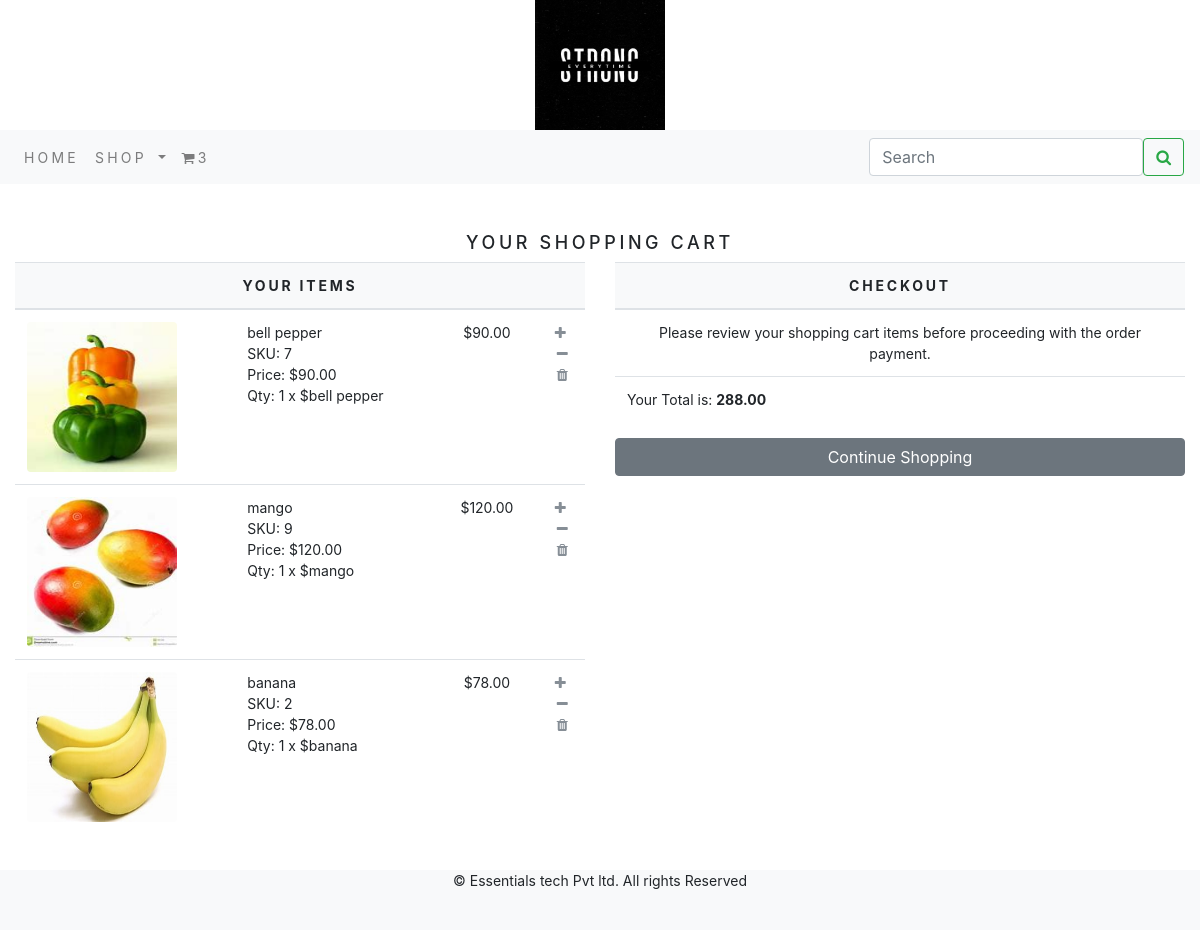
Page /cart/ on the committed database.
### cart_app/models.py (models this page shows)
class CartItem(models.Model):
    product = models.ForeignKey(Product,on_delete=models.CASCADE,null=True)
    cart = models.ForeignKey(Cart,on_delete=models.CASCADE,null=True)
    quantity = models.IntegerField()
    active = models.BooleanField(default=True)
    class Meta:
        db_table = 'CartItem'
    def sub_total(self):
        return self.product.price * self.quantity
    def __str__(self):
        return '{}' .format(self.product)

### shop/models.py (models this page shows, shortened)
class Product(models.Model):
    name = models.CharField(max_length=250,unique=True)
    slug = models.SlugField(max_length=250,unique=True)
    desc = models.TextField(blank=True)
    price = models.DecimalField(max_digits=10,decimal_places=2)
    category = models.ForeignKey('Category',on_delete=models.CASCADE)
    img = models.ImageField(upload_to='product',blank=True)
    stock = models.IntegerField()
    available = models.BooleanField(default=True)
    created = models.DateTimeField(auto_now_add=True)
    updated = models.DateTimeField(auto_now=True)
    class Meta:
        ordering = ('name',)
        verbose_name = 'product'
        verbose_name_plural = 'products'
    def __str__(self):
        return '{}'.format(self.name)

### cart_app/views.py (the view)
# urls.py: path('',views.cart_detail,name="cart_detail"),
def cart_detail(request,total=0,counter=0,cart_items=None):
    try:
        cart = Cart.objects.get(cart_id=_cart_id(request))
        cart_items = CartItem.objects.filter(cart=cart,active=True)
        for cart_item in cart_items:
            total += (cart_item.product.price * cart_item.quantity)
            counter += cart_item.quantity
    except ObjectDoesNotExist:
        pass
    return render(request,'cart.html',dict(cart_items=cart_items,total=total,counter=counter))

### cart_app/context_processors.py (called while the page is built)
def counter(request):
    item_count = 0
    if 'admin' in request.path:
        return {}
    else:
        try:
            cart = Cart.objects.filter(cart_id=_cart_id(request))
            cart_items = CartItem.objects.all().filter(cart=cart[:1])
            for cart_item in cart_items:
                item_count += cart_item.quantity
        except Cart.DoesNotExist:
            item_count = 0
    return dict(item_count=item_count)

### cart_app/views.py (called while the page is built)
def _cart_id(request):
    cart = request.session.session_key
    if not cart:
        request.session.create()
        cart = request.session.session_key
        return cart

### shop/context_processors.py (called while the page is built)
def menu_links(request):
    links = Category.objects.all()
    return dict(links=links)

### shop/models.py (called while the page is built)
    def get_url(self):
        return reverse('shop:products_by_category', args=[self.slug])

### templates/cart.html (shortened to what this page needs)
{% extends 'base.html' %}
{% load static %}
{% block content %}
{% if not cart_items %}
  <div>
      <div class="text-center">
          <br>
          <h1 class="text-center my_title">
               Your Shopping Cart is Empty
          </h1>
          <br>
          <p class="text-center">
              Please click <a href="{% url 'shop:allProdCat' %}">Here</a> to continue shopping..
          </p>
      </div>
  </div>
{% else %}
 <div>
     <div class="text-center">
         <br>
         <h1 class="text-center my_title">
             Your Shopping Cart
         </h1>
     </div>
 </div>
<div class="row mx-auto">
    <div class="col-12 col-sm-12 col-md-12 col-lg-6 text-center">
        <table class="table my_custom_table">
            <thead class="my_custom_thead">
                <tr>
                    <th colspan="5">
                        Your Items
                    </th>
                </tr>
            </thead>
            <tbody>
            {% for cart_item in cart_items %}
              <tr>
                <td>
                    <a href="cart_item.product.get_absolute_url"><img src="{{cart_item.product.img.url}}" alt="" style="width:150px;height:150px;"   class="float-left rounded custom_image"></a>
                </td>
                <td class="text-left">
                    {{cart_item.product.name}}
                    <br>
                    SKU: {{cart_item.product.id}}
                    <br>
                    Price: ${{cart_item.product.price}}
                    <br>
                    Qty: {{cart_item.quantity}} x ${{cart_item}}
                </td>
                  <td>
                      ${{cart_item.sub_total}}
                  </td>
                  {% if cart_item.quantity < cart_item.product.stock %}
                   <td>
                       <a href="{% url 'cart_app:add_cart' cart_item.product.id %}" class="custom_a"><i class='fa fa-plus custom_icon'></i></a><br>
                       &nbsp;<a href="{% url 'cart_app:cart_remove' cart_item.product.id %}" class="custom_a"><i class='fa fa-minus custom_icon'></i></a><br>
                       &nbsp;<a href="{% url 'cart_app:full_remove' cart_item.product.id %}" class="custom_icon"><i class='fa fa-trash custom_icon'></i></a>
                   </td>
                  {% else %}
                  <td>
                      &nbsp;<a href="{% url 'cart_app:cart_remove' cart_item.product.id %}" class="custom_a"><i class='fa fa-minus custom_icon'></i></a><br>
                      &nbsp;<a href="{% url 'cart_app:full_remove' cart_item.product.id %}" class="custom_icon"><i class='fa fa-trash custom_icon'></i></a>
                  </td>
                  {% endif %}
              </tr>
            {% endfor %}
            </tbody>
        </table>
    </div>
    <div class="col-12 col-sm-12 col-md-12 col-lg-6 text-center">
              <table class="table my_custom_table">
                  <thead class="my_custom_thead">
                      <tr>
                          <th>
                              Checkout
                          </th>
                      </tr>
                  </thead>
                  <tbody>
                    <tr>
                      <td>
                          Please review your shopping cart items before proceeding with the order payment.
                      </td>
                    </tr>
                  <tr>
                      <td class="text-left">
                          Your Total is: <strong>{{total}}</strong>
                      </td>
                  </tr>
                  </tbody>
              </table>
              <div class="mx-auto">
                  <a href="{% url 'shop:allProdCat' %}" class="btn btn-secondary btn-block my_custom_button">Continue Shopping</a>
              </div>
    </div>
{% endif %}
</div>
{% endblock %}

### static/css/custom.css (style rules this page uses)
body { font-family: 'Roboto Condensed', sans-serif; }
.my_title { font-size:18px; text-transform:uppercase; letter-spacing:.2em; }
.my_custom_table { min-width:400px; font-size:14px; }
.my_custom_thead { font-weight:normal; text-transform:uppercase; letter-spacing:.2em; background-color:#f8f9fa !important; }
.custom_icon { text-decoration:none; color:#868e96 !important; }
.my_custom_button { margin-top:5px; }

### rows in the picture
CartItem: product.img (picture), product.name "bell pepper", product.id "7", product.price "90.00", quantity "1", sub_total "90.00"
CartItem: product.img (picture), product.name "mango", product.id "9", product.price "120.00", quantity "1", sub_total "120.00"
CartItem: product.img (picture), product.name "banana", product.id "2", product.price "78.00", quantity "1", sub_total "78.00"

### other values in the picture
{{ item_count }} "3"
{{ total }} "288.00"
